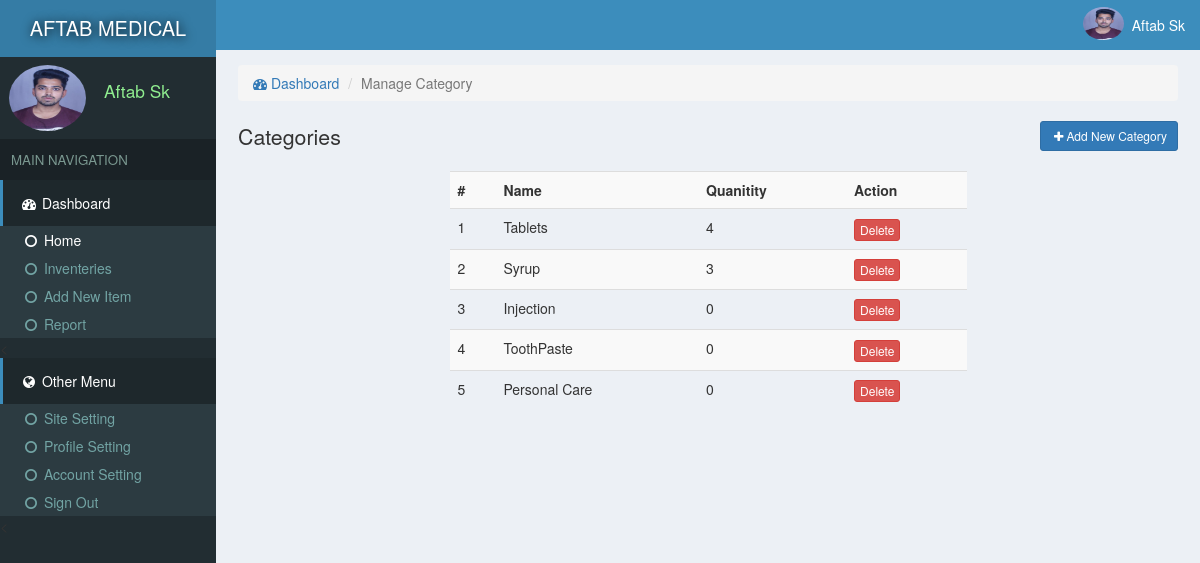
The app's page /manageCat.php (signed in) with its own data.
### tables this page shows
CREATE TABLE `site` (
  `id` int(11) NOT NULL,
  `title` varchar(222) NOT NULL,
  `name` varchar(222) NOT NULL
);

CREATE TABLE `users` (
  `id` int(11) NOT NULL,
  `email` varchar(222) NOT NULL,
  `password` varchar(222) NOT NULL,
  `name` varchar(222) NOT NULL,
  `pic` varchar(222) NOT NULL,
  `number` varchar(222) NOT NULL,
  `date` timestamp NOT NULL DEFAULT current_timestamp()
);

CREATE TABLE `categories` (
  `id` int(11) NOT NULL,
  `name` varchar(222) NOT NULL,
  `pic` varchar(111) NOT NULL,
  `details` varchar(333) DEFAULT NULL,
  `date` timestamp NOT NULL DEFAULT current_timestamp()
);

### assets/function.php (called while the page is built, shortened)
<?php
function siteName()
{
	$con = new mysqli('localhost','root','','store');
	$array = $con->query("select * from site where id='1'");
	$row = $array->fetch_assoc();
	return $row['name'];
}
 ?>

### assets/db.php (called while the page is built, shortened)
<?php
    $con = new mysqli('localhost','root','','store');
    $array = $con->query("select * from users where id ='$_SESSION[userId]'");
    $user = $array->fetch_assoc();
?>

### manageCat.php (the view, shortened to what this page needs)
<?php require "assets/function.php" ?>
<?php require 'assets/db.php';?>
<!DOCTYPE html>
<html>
<head>
  <?php require "assets/autoloader.php" ?>
</head>
<body style="background: #ECF0F5;padding:0;margin:0">
<div class="dashboard" style="position: fixed;width: 18%;height: 100%;background:#222D32">
  <div style="background:#357CA5;padding: 14px 3px;color:white;font-size: 15pt;text-align: center;text-shadow: 1px 1px 11px black">
    <a href="index.php" style="color: white;text-decoration: none;"><?php echo strtoupper(siteName()); ?> </a>
  </div>
  <div class="flex" style="padding: 3px 7px;margin:5px 2px;">
    <div><img src="photo/<?php echo $user['pic'] ?>" class='img-circle' style='width: 77px;height: 66px'></div>
    <div style="color:lightgreen;font-size: 13pt;padding: 14px 7px;margin-left: 11px;"><?php echo ucfirst($user['name']); ?></div>
  </div>
  <div style="background: #1A2226;font-size: 10pt;padding: 11px;color: #79978F">MAIN NAVIGATION</div>
  <div>
    <div style="background:#1E282C;color: white;padding: 13px 17px;border-left: 3px solid #3C8DBC;"><span><i class="fa fa-dashboard fa-fw"></i> Dashboard</span></div>
    <div class="item">
      <ul class="nostyle zero">
        <a href="index.php"><li style="color: white"><i class="fa fa-circle-o fa-fw"></i> Home</li></a>
        <a href="inventeries.php"><li><i class="fa fa-circle-o fa-fw"></i> Inventeries</li></a>
       <a href="addnew.php"><li><i class="fa fa-circle-o fa-fw"></i> Add New Item</li></a>
        <a href="reports.php"><li><i class="fa fa-circle-o fa-fw"></i> Report</li></a>
      </ul><
    </div>
  </div>
  <div style="background:#1E282C;color: white;padding: 13px 17px;border-left: 3px solid #3C8DBC;"><span><i class="fa fa-globe fa-fw"></i> Other Menu</span></div>
  <div class="item">
      <ul class="nostyle zero">
        <a href="sitesetting.php"><li><i class="fa fa-circle-o fa-fw"></i> Site Setting</li></a>
       <a href="profile.php"><li><i class="fa fa-circle-o fa-fw"></i> Profile Setting</li></a>
        <a href="accountSetting.php"><li><i class="fa fa-circle-o fa-fw"></i> Account Setting</li></a>
        <a href="logout.php"><li><i class="fa fa-circle-o fa-fw"></i> Sign Out</li></a>
      </ul><
    </div>
</div>
<div class="marginLeft" >
  <div style="color:white;background:#3C8DBC" >
    <div class="pull-right flex rightAccount" style="padding-right: 11px;padding: 7px;">
      <div><img src="photo/<?php echo $user['pic'] ?>" style='width: 41px;height: 33px;' class='img-circle'></div>
      <div style="padding: 8px"><?php echo ucfirst($user['name']) ?></div>
    </div>
  </div>
  <div class="content2">
  	<ol class="breadcrumb ">
        <li><a href="index.php"><i class="fa fa-dashboard"></i> Dashboard</a></li>
        <li class="active">Manage Category</li>
    </ol>
    <div>
      <span style="font-size: 16pt;color: #333333">Categories </span>
      <button class="btn btn-primary btn-sm pull-right" data-toggle="modal" data-target="#addIn"><i class="fa fa-plus fa-fw"> </i>Add New Category</button>
    </div>
  <?php
  	$i=0;
    $array = $con->query("select * from categories");
    ?>
    <br>
    <table class="table table-hover table-striped " style="width: 55%;margin: auto;">
    	<tr>
    		<th>#</th>
    		<th>Name</th>
    		<th>Quanitity</th>
    		<th>Action</th>
    	</tr>
    <?php
    while ($row = $array->fetch_assoc())
    {
    	$i++;
      $array2 = $con->query("select count(*) as qty from inventeries where catId = '$row[id]'");
      $row2 = $array2->fetch_assoc();
  ?>
    <tr>
    	<td><?php echo $i ?></td>
    	<td><?php echo $row['name']; ?></td>
    	<td><?php echo $row2['qty']; ?></td>
    	<td><a href="delete.php?category=<?php echo $row['id'] ?>"><button class="btn btn-xs btn-danger">Delete</button></a></td>
    </tr>
  <?php
    }
    echo "</table>";
   ?>
  </div>
</div>
</body>
</html>

### records on screen
site: name "AFTAB MEDICAL"
users: pic (picture), name "Aftab Sk"
categories: name "Tablets", qty "4"
categories: name "Syrup", qty "3"
categories: name "Injection", qty "0"
categories: name "ToothPaste", qty "0"
categories: name "Personal Care", qty "0"
